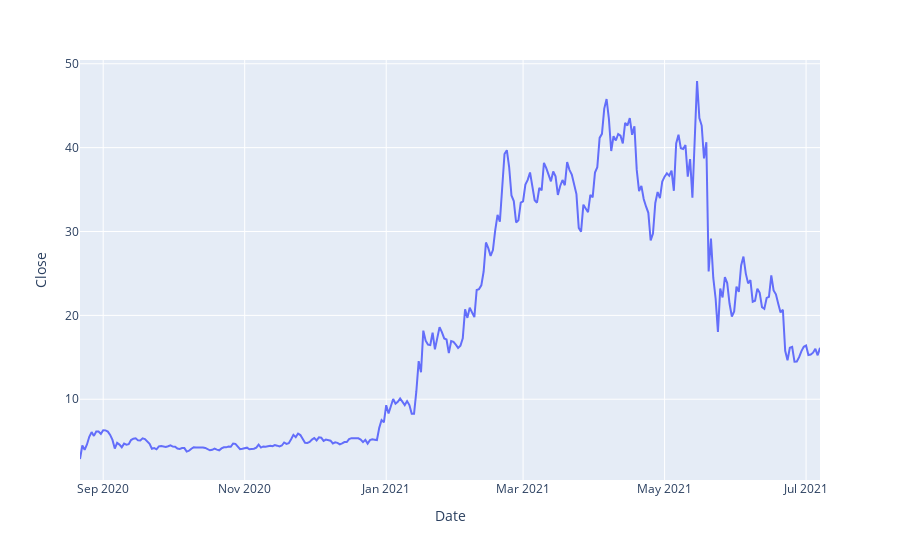

Notebook cell for this chart:
### Code cell
fig = px.line(data, x='Date', y="Close")
fig.show();

### Figure 1 — Plotly figure (JSON) as saved in the notebook; plotly's stock layout.template omitted (floating-point values rounded to 4 significant figures; data arrays with more than 128 entries replaced by an {"elided": "..."} marker saying what was removed)
{"data": [{"hovertemplate": "Date=%{x}<br>Close=%{y}<extra></extra>", "legendgroup": "", "line": {"color": "#636efa", "dash": "solid"}, "marker": {"symbol": "circle"}, "mode": "lines", "name": "", "orientation": "v", "showlegend": false, "x": {"elided": "320 str values"}, "xaxis": "x", "y": {"elided": "320 float values"}, "yaxis": "y", "type": "scatter"}], "layout": {"xaxis": {"anchor": "y", "domain": [0, 1], "title": {"text": "Date"}}, "yaxis": {"anchor": "x", "domain": [0, 1], "title": {"text": "Close"}}, "legend": {"tracegroupgap": 0}, "margin": {"t": 60}}}
